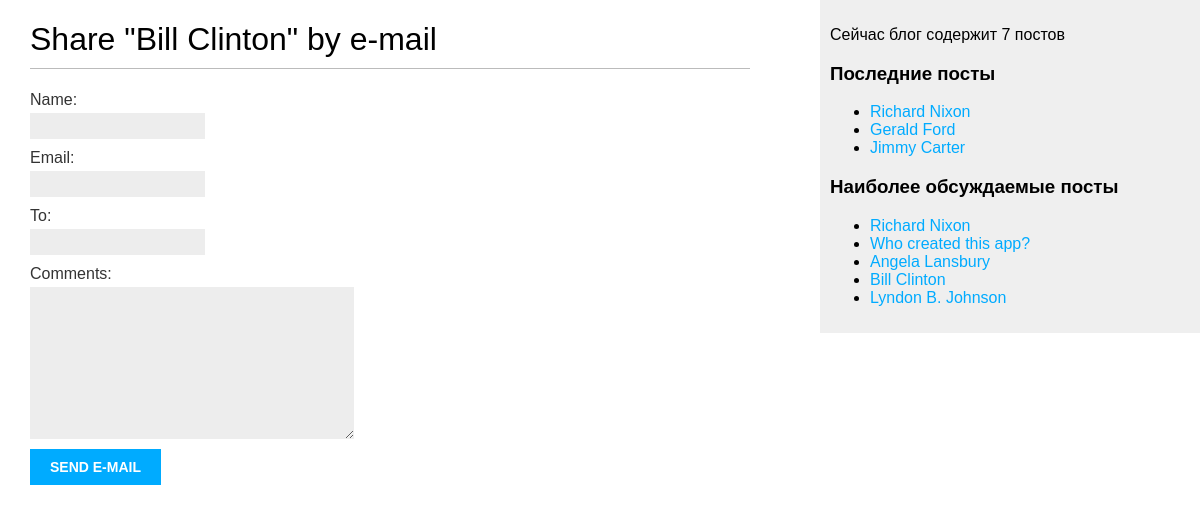
/blog/3/share/, run on the app's committed database.
### blog/models.py (models this page shows, shortened)
class Post(models.Model):
    class Status(models.TextChoices):
        DRAFT = 'DF', 'Draft'
        PUBLISHED = 'PB', 'Published'
    title = models.CharField(max_length=250)
    slug = models.SlugField(max_length=250, unique_for_date='publish')
    author = models.ForeignKey(
        User,
        on_delete=models.CASCADE,
        related_name='blog_posts'
    )
    body = models.TextField()
    publish = models.DateTimeField(default=timezone.now)
    created = models.DateTimeField(auto_now_add=True)
    updated = models.DateTimeField(auto_now=True)
    status = models.CharField(
        max_length=2,
        choices=Status.choices,
        default=Status.DRAFT
    )
    objects = models.Manager()
    published = PublishedManager()
    tags = TaggableManager()
    class Meta:
        ordering = ['-publish']
        indexes = [
            models.Index(fields=['publish']),
        ]
    def get_absolute_url(self):
        return reverse(
            'blog:post_detail',
            args=[
                self.publish.year,
                self.publish.month,
                self.publish.day,
                self.slug,
            ]
        )

### blog/views.py (the view)
def post_share(request, post_id):
    post = get_object_or_404(Post,
                             id=post_id,
                             status=Post.Status.PUBLISHED)
    sent = False
    if request.method == 'POST':
        form = EmailPostForm(request.POST)
        if form.is_valid():
            cd = form.cleaned_data
            post_url = request.build_absolute_uri(
                post.get_absolute_url())
            subject = f"{cd['name']} recommends you read " \
                      f"{post.title}"
            message = f"Read {post.title} at {post_url}\n\n" \
                      f"{cd['name']}\'s comments: {cd['comments']}"
            send_mail(subject, message, 'your_account@gmail.com',
                      [cd['to']])
            sent = True
    else:
        form = EmailPostForm()
    return render(request, 'blog/post/share.html', {
        'post': post,
        'form': form,
        'sent': sent,
    })

### blog/forms.py
class EmailPostForm(forms.Form):
    name = forms.CharField(max_length=25)
    email = forms.EmailField()
    to = forms.EmailField()
    comments = forms.CharField(required=False,
                               widget=forms.Textarea)

### blog/models.py (called while the page is built)
    def get_queryset(self):
        return super().get_queryset()\
            .filter(status=Post.Status.PUBLISHED)

### blog/templatetags/blog_tags.py (called while the page is built)
@register.simple_tag
def total_posts():
    return Post.published.count()

@register.inclusion_tag('blog/post/latest_posts.html')
def show_latest_posts(count=5):
    latest_posts = Post.published.order_by('-publish')[:count]
    return {'latest_posts': latest_posts}

@register.simple_tag
def get_most_commented_posts(count=5):
    return Post.published.annotate(
        total_comments=Count('comments')
    ).order_by('-total_comments')[:count]

### blog/templates/blog/post/share.html (shortened to what this page needs)
{% extends "blog/base.html" %}
{% block content %}
 {% if sent %}
 <h1>E-mail successfully sent</h1>
 <p>
 "{{ post.title }}" was successfully sent
 to {{ form.cleaned_data.to }}.
 </p>
 {% else %}
 <h1>Share "{{ post.title }}" by e-mail</h1>
 <form method="post">
 {{ form.as_p }}
 <input type="submit" value="Send e-mail">
 </form>
 {% endif %}
{% endblock %}

### blog/templates/blog/base.html (shortened to what this page needs)
{% load blog_tags %}
{% load static %}
<!DOCTYPE html>
<html>
<head>
 <link href="{% static "css/blog.css" %}" rel="stylesheet">
</head>
<body>
 <div id="content">
 {% block content %}
 {% endblock %}
 </div>
 <div id="sidebar">
 <p>Сейчас блог содержит {% total_posts %} постов</p>
  <h3>Последние посты</h3>
  {% show_latest_posts 3 %}
  <h3>Наиболее обсуждаемые посты</h3>
  {% get_most_commented_posts as most_commented_posts %}
  <ul>
   {% for post in most_commented_posts %}
   <li>
    <a href="{{ post.get_absolute_url }}">{{ post.title }}</a>
   </li>
   {% endfor %}
  </ul>
 </div>
</body>
</html>

### blog/templates/blog/post/latest_posts.html
<ul>
{% for post in latest_posts %}
<li>
<a href="{{ post.get_absolute_url }}">{{ post.title }}</a>
</li>
{% endfor %}
</ul>

### blog/static/css/blog.css (style rules this page uses)
body { margin:0; padding:0; font-family:helvetica, sans-serif; }
a { color:#00abff; text-decoration:none; }
h1 { font-weight:normal; border-bottom:1px solid #bbb; padding:0 0 10px 0; }
#content { float:left; width:60%; padding:0 0 0 30px; }
#sidebar { float:right; width:30%; padding:10px; background:#efefef; height:100%; }
label { float:left; clear:both; color:#333; margin-bottom:4px; }
input, textarea { clear:both; float:left; margin:0 0 10px; background:#ededed; border:0; padding:6px 10px; font-size:12px; }
input[type=submit] { font-weight:bold; background:#00abff; color:#fff; padding:10px 20px; font-size:14px; text-transform:uppercase; }

### data on the page
Post: title "Bill Clinton"
Post: title "Richard Nixon"
Post: title "Gerald Ford"
Post: title "Jimmy Carter"
Post: title "Who created this app?"
Post: title "Angela Lansbury"
Post: title "Lyndon B. Johnson"
